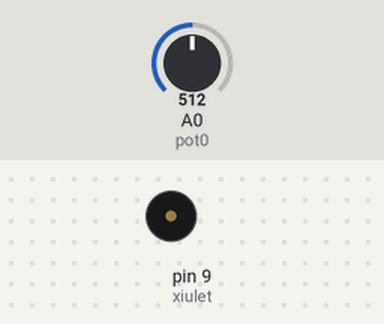
This sketch was run on a simulated Arduino Uno, built with avr-gcc and run on an emulated ATmega328P. Shown: buzzer (waves = sounding). The inputs (shaded band) are chosen by the test bench; at power-on: A0 (pot0) = 512.

Above: at 3.8 s.
3.9 s: A0 (pot0) set to 0
At 7.3 s:
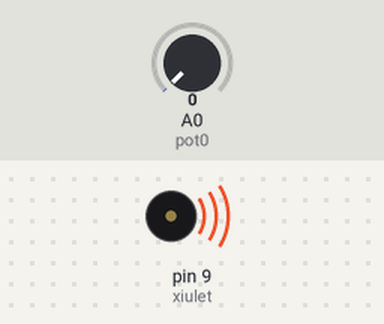
7.8 s: A0 (pot0) set to 122
At 10.5 s:
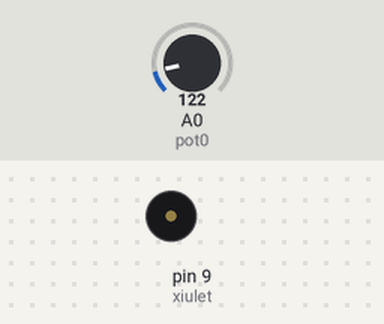
Timing chart, 0 to 21.5 s (numbered marks = the images above; inputs shaded):
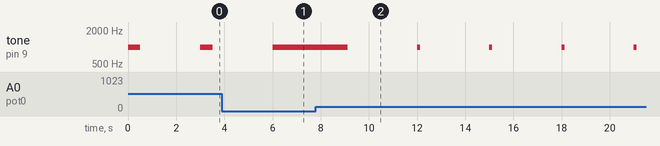

Measured:
- after the input at 3.9 s, tone on pin 9 (xiulet): goes on until 6.0 s, then stays 1000 Hz
- after the input at 7.8 s, tone on pin 9 (xiulet): alternates 1000 Hz for 0.12 s and silent for 2.9 s, starting after 1.3 s
- by itself, tone on pin 9 (xiulet): alternates 1000 Hz for 0.51 s and silent for 2.5 s

The sketch:

sirena-2.ino
```cpp
/**********************************************************************************
**                                                                               **
**                                  Sirena                                       **
**                                                                               **
**                                                                               **
**********************************************************************************/

//********** Includes *************************************************************

//********** Variables ************************************************************
const int xiulet = 9;        // donar nom al pin 9 de l’Arduino
const int pot0 = A0;         // donar nom al pin A0 de l’Arduino
int valPot0;                 // guardar valor del potenciometre

//********** Setup ****************************************************************
void setup()
{
  pinMode(xiulet, OUTPUT);   // definir el pin 9 com una sortida
}

//********** Loop *****************************************************************
void loop()
{
  valPot0 = analogRead(pot0);    // llegir valor potenciòmetre

  tone(xiulet, 1000, valPot0);    // xiulet de durada valPot0
  delay(3000);              // esperar valPot0 del xiulet + valPot0 silenci
}

//********** Funcions *************************************************************
```
